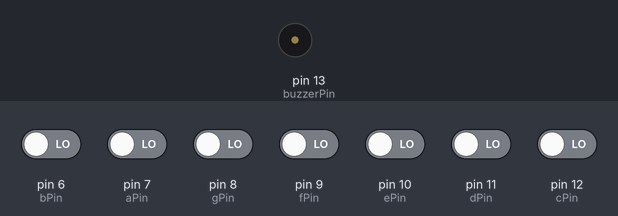
This sketch was run on a simulated Arduino Uno, built with avr-gcc and run on an emulated ATmega328P. On the bench: buzzer (waves = sounding). Inputs (shaded band) come from the test bench; at power-on: pin 6 (bPin), pin 7 (aPin), pin 8 (gPin), pin 9 (fPin), pin 10 (ePin), pin 11 (dPin), pin 12 (cPin) LOW.

Above: at 1.2 s.
1.3 s: pin 6 (bPin) driven HIGH
At 1.47 s:
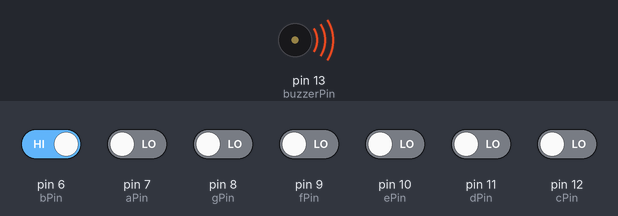
3.4 s: pin 6 (bPin) driven LOW
At 3.7 s:
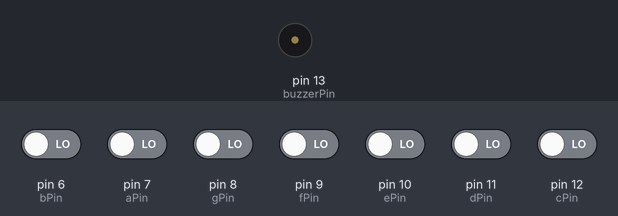
4.9 s: pin 7 (aPin) driven HIGH
At 5.06 s:
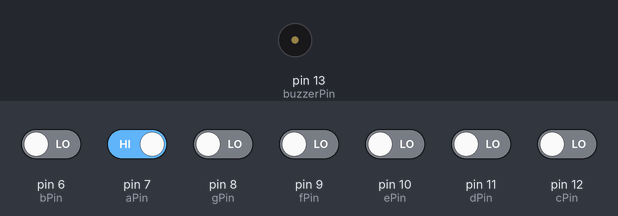
Timing chart, 0 to 13.0 s (numbered marks = the images above; inputs shaded):
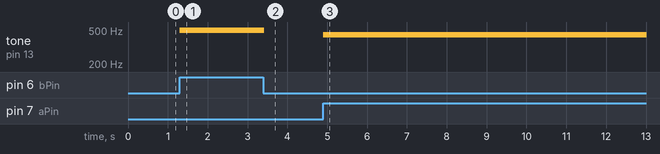

Measured:
- after the input at 1.3 s, tone on pin 13 (buzzerPin): alternates 495 Hz for 0.01 s and silent for 0.01 s, starting at once
- after the input at 3.4 s, tone on pin 13 (buzzerPin): goes on until 3.4 s, then stays silent
- after the input at 4.9 s, tone on pin 13 (buzzerPin): alternates 440 Hz for 0.01 s and silent for 0.01 s, starting at once

The sketch:

buzzer_piano.ino
```cpp
const int buzzerPin = 13;

const int cPin = 12;
const int dPin = 11;
const int ePin = 10;
const int fPin = 9;
const int gPin = 8;
const int aPin = 7;
const int bPin = 6;

byte c, d, e, f, g, a, b;

void setup()
{
  pinMode(buzzerPin, OUTPUT);

  pinMode(cPin, INPUT);
  pinMode(dPin, INPUT);
  pinMode(ePin, INPUT);
  pinMode(fPin, INPUT);
  pinMode(gPin, INPUT);
  pinMode(aPin, INPUT);
  pinMode(bPin, INPUT);
}

void loop()
{
  c = digitalRead(cPin);
  d = digitalRead(dPin);
  e = digitalRead(ePin);
  f = digitalRead(fPin);
  g = digitalRead(gPin);
  a = digitalRead(aPin);
  b = digitalRead(bPin);

  if (c == HIGH) {
    tone(buzzerPin, 264, 10);
  }

  if (d == HIGH) {
    tone(buzzerPin, 297, 10);
  }

  if (e == HIGH) {
    tone(buzzerPin, 330, 10);
  }

  if (f == HIGH) {
    tone(buzzerPin, 352, 10);
  }

  if (g == HIGH) {
    tone(buzzerPin, 396, 10);
  }

  if (a == HIGH) {
    tone(buzzerPin, 440, 10);
  }

  if (b == HIGH) {
    tone(buzzerPin, 495, 10);
  }

  delay(10);
}
```
